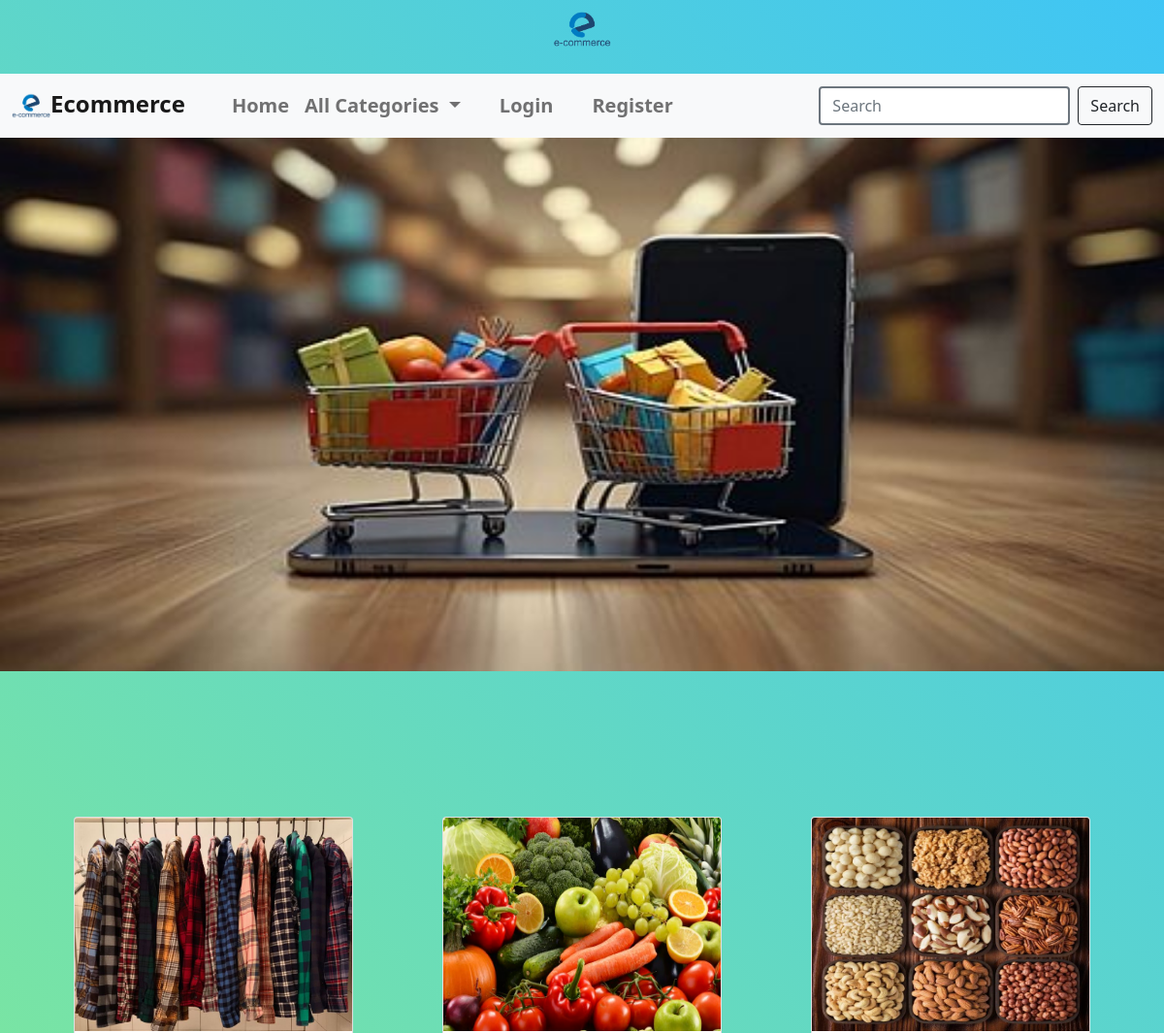
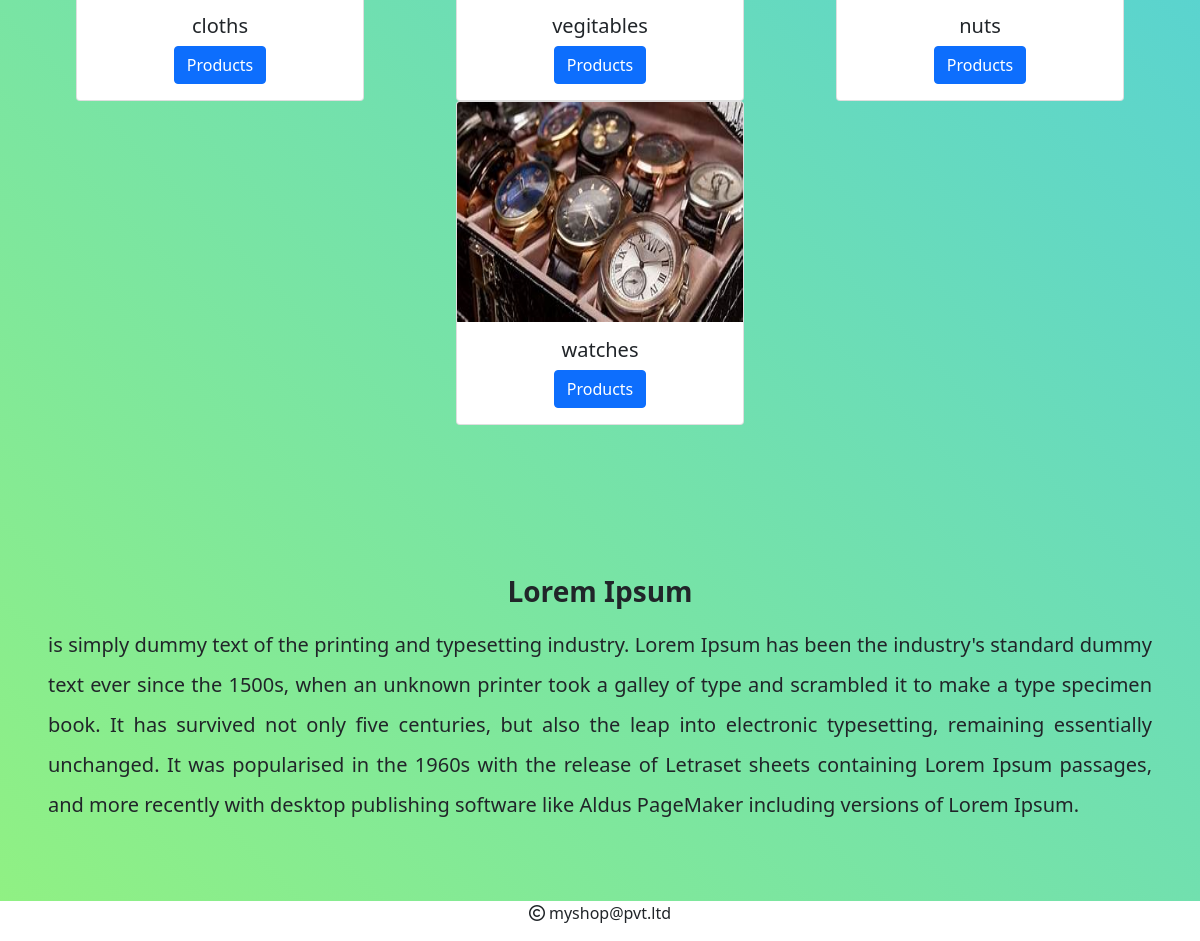
The page / on the database its author committed (2 pictures, top to bottom).
### shop/models.py (models this page shows, shortened)
class Category(models.Model):
    name = models.CharField(max_length=20)
    desc = models.TextField()
    image = models.ImageField(upload_to='category')

### shop/views.py (the view)
# urls.py: path('', views.allcategories, name='categories'),
def allcategories(request):
    c=Category.objects.all()
    context={'cat':c}
    return render(request,'category.html',context)

### cart/context_processors.py (called while the page is built, shortened)
def count_items(request):
    u=request.user
    count=0
    return {'count':count}

### shop/context_processors.py (called while the page is built)
def menu(request):
    c=Category.objects.all()
    return {'links':c}

### templates/category.html
{% extends 'base.html' %}
{% load static %}
{% block content %}
<div class="row">
        <div class="col-12">
            <img src="{% static 'images/ecom.jpeg' %}" height="550px" width="100%">
        </div>
    </div>
<div class="container mb-5 " style="margin-top:150px;">
    <div class="row text-center">
        {% for j in cat %}
        <div class="col-sm-4 mx-auto">
            <div class="card mx-auto" style="width: 18rem;">
              <img src="{{j.image.url}}" height="220px" width="100%" class="card-img-top" alt="...">
              <div class="card-body text-center">
                <h5 class="card-title">{{j.name}}</h5>
                <a href="{% url 'shop:product' j.id %}" class="btn btn-primary">Products</a>
              </div>
            </div>
                    </div>
        {% endfor %}
    </div>
</div>
<div class="row " style="margin-bottom:100px;margin-top:150px;">
    <div class="col-12">
    <h3 class="text-center fw-bold mb-3">Lorem Ipsum </h3>
    <p style="text-align:justify;line-height:2;" class="px-5 fs-5"> is simply dummy text of the printing and typesetting industry. Lorem Ipsum has been the industry's standard dummy text ever since the 1500s, when an unknown printer took a galley of type and scrambled it to make a type specimen book. It has survived not only five centuries, but also the leap into electronic typesetting, remaining essentially unchanged. It was popularised in the 1960s with the release of Letraset sheets containing Lorem Ipsum passages, and more recently with desktop publishing software like Aldus PageMaker including versions of Lorem Ipsum.</p>
    </div>
</div>
{% endblock %}

### static/css/style.css (style rules this page uses)
body { background:linear-gradient(45deg,#91f182,#3fc5f5); }

### rows shown on the page
Category: image (picture), name "cloths"
Category: image (picture), name "vegitables"
Category: image (picture), name "nuts"
Category: image (picture), name "watches"
